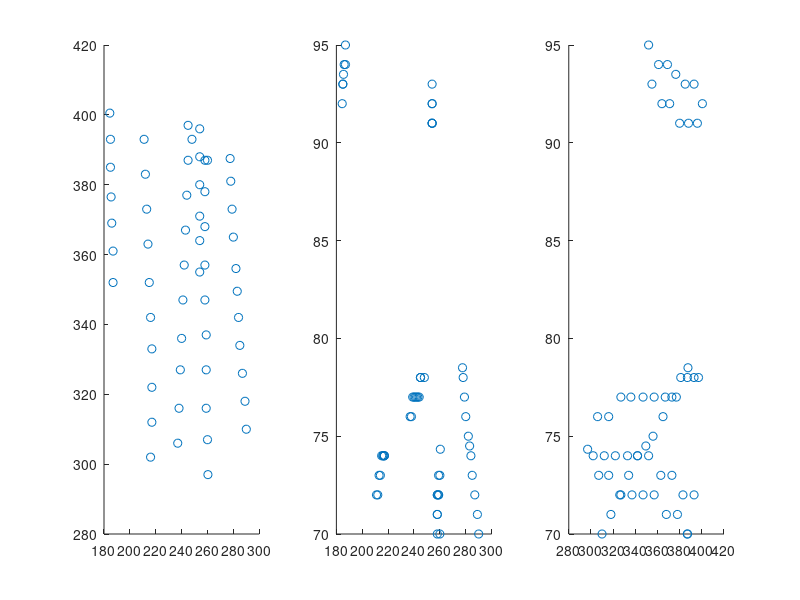

MATLAB code to generate this figure: (Note: this script raises an error after producing the figure.)
% Brush
load CentroidCoordinates.mat

% Create X,Y,Z, variable for ease of reading code below
X = CentroidCoordinates(:,1);
Y = CentroidCoordinates(:,2);
Z = CentroidCoordinates(:,3);

% Create three 2-D subplo ts
H = figure

    subplot(1,3,1), scatter(X,Y)
    subplot(1,3,2), scatter(X,Z)
    subplot(1,3,3), scatter(Y,Z)
    linkdata
    
    brush on
    brushobj = brush(H)

    